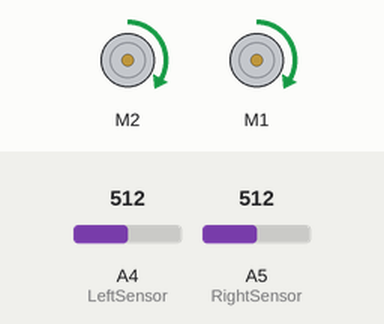
Simulated run of this sketch. Board: Arduino Uno, built with avr-gcc and run on an emulated ATmega328P. Shown: 2 × DC motor (green arrow = forward, orange = backward, longer = faster). The test bench sets the inputs (shaded band); at power-on: A4 (LeftSensor) = 512, A5 (RightSensor) = 512.

Above: at 3.2 s.
3.3 s: A4 (LeftSensor) set to 500
5.0 s: A4 (LeftSensor) set to 306
At 6.2 s:
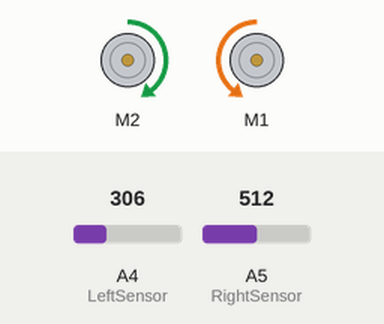
6.5 s: A5 (RightSensor) set to 483
At 7.4 s:
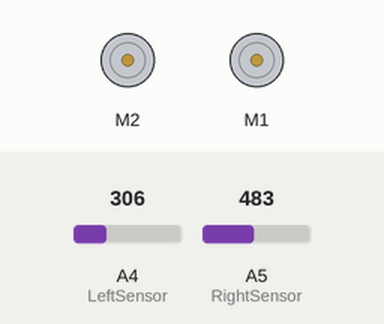
8.0 s: A4 (LeftSensor) set to 510
At 8.6 s:
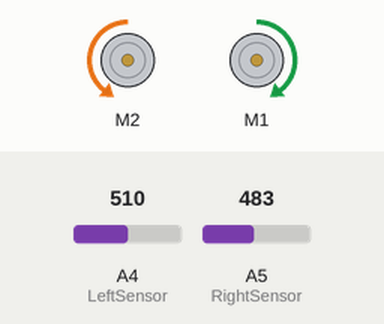
9.5 s: A5 (RightSensor) set to 510
At 9.95 s:
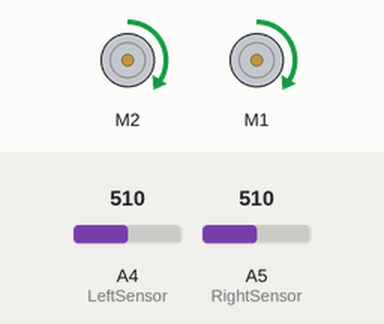
12.5 s: A5 (RightSensor) set to 490
Timing chart, 0 to 15.0 s (numbered marks = the images above; inputs shaded):
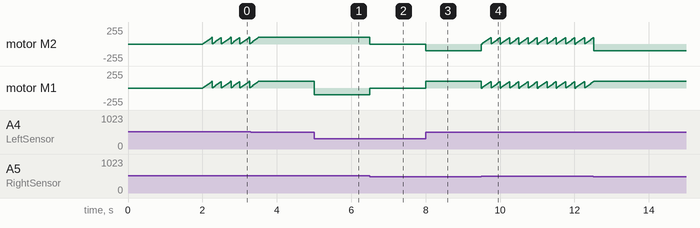

Measured:
- the behaviour switches between 500 and 499 on A5 (RightSensor) (found by bisection; images 1 and 2)
- after the input at 5.0 s, motor M1: forward 98/255 → backward 98/255 at once
- after the input at 6.5 s, motor M2: forward 98/255 → stopped at once; motor M1: backward 98/255 → stopped at once
- after the input at 8.0 s, motor M2: stopped → backward 98/255 at once; motor M1: stopped → forward 98/255 at once
- after the input at 9.5 s, motor M2: ramps from stopped to forward 96/255 and jumps back, once every 0.25 s; motor M1: ramps from stopped to forward 96/255 and jumps back, once every 0.26 s

The sketch:

mylfr.ino
```cpp
#include <AFMotor.h>

#define MAX_SPEED 100 // sets speed of DC  motors
#define MAX_SPEED_OFFSET 20

AF_DCMotor motor2(2, MOTOR12_1KHZ);
AF_DCMotor motor1(1, MOTOR12_1KHZ);

int LeftSensor = A4;
int RightSensor = A5;
int L_sensor_val = 0;
int R_sensor_val = 0;
int speedSet = 0;

int threshold = 500;

void setup(){
  delay(2000);
  //motor1.setSpeed(70);
  //motor2.setSpeed(70);
}
void loop(){
  L_sensor_val = analogRead(LeftSensor);
  R_sensor_val = analogRead(RightSensor);

  if(L_sensor_val>threshold && R_sensor_val>threshold){
    motor2.run(FORWARD);
    motor1.run(FORWARD);
    for (speedSet = 0; speedSet < MAX_SPEED; speedSet +=2) // slowly bring the speed up to avoid loading down the batteries too quickly
   {
    motor1.setSpeed(speedSet);
    motor2.setSpeed(speedSet);
    delay(5);
   }
  }
  if(L_sensor_val<threshold && R_sensor_val<threshold){
    motor2.run(RELEASE);
    motor1.run(RELEASE);
  }
  if(L_sensor_val<threshold && R_sensor_val>threshold){
    motor2.run(FORWARD);
    motor1.run(BACKWARD);
  }
  if(L_sensor_val>threshold && R_sensor_val<threshold){
    motor2.run(BACKWARD);
    motor1.run(FORWARD);
  }
}
```
